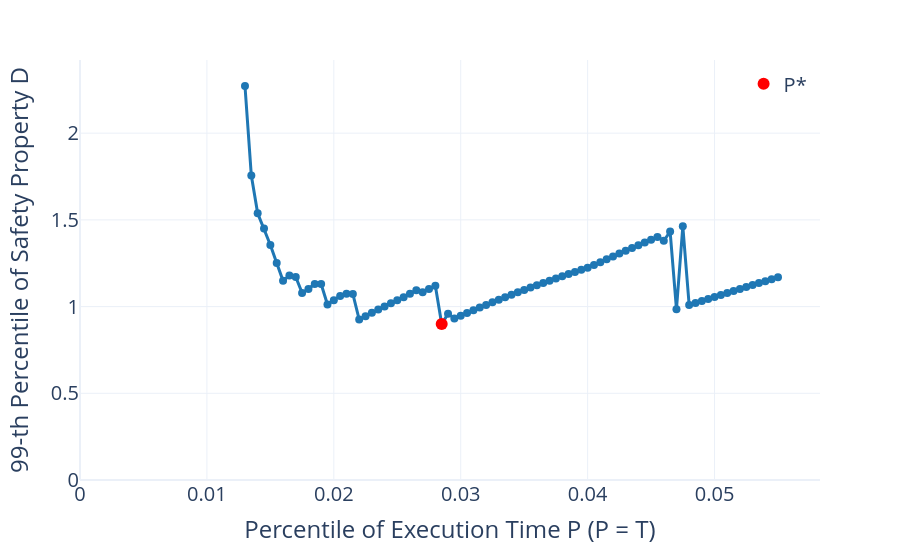

This figure's notebook cell:
### Code cell
fig_fs = plot_job_id(F1T_synt)
# .update_layout(title="F1/10 Car")
# .update_layout(title="F1/10 Car Deviation w/ Synthetic (Pareto) Execution Time Distribution")
fig_fs

### Figure 1 — Plotly figure (JSON) as saved in the notebook; plotly's stock layout.template omitted (floating-point values rounded to 4 significant figures; data arrays with more than 128 entries replaced by an {"elided": "..."} marker saying what was removed)
{"data": [{"customdata": {"elided": "85x2 float values"}, "hovertemplate": "period=%{x}<br>p99=%{y}<br>hit_chance=%{customdata[0]}<br>utilization=%{customdata[1]}<extra></extra>", "legendgroup": "", "line": {"color": "#1f77b4", "dash": "solid", "width": 3}, "marker": {"size": 8, "symbol": "circle"}, "mode": "lines+markers", "name": "", "orientation": "v", "showlegend": false, "type": "scatter", "x": [0.013, 0.0135, 0.014, 0.0145, 0.015, 0.0155, 0.016, 0.0165, 0.017, 0.0175, 0.018, 0.0185, 0.019, 0.0195, 0.02, 0.0205, 0.021, 0.0215, 0.022, 0.0225, 0.023, 0.0235, 0.024, 0.0245, 0.025, 0.0255, 0.026, 0.0265, 0.027, 0.0275, 0.028, 0.0285, 0.029, 0.0295, 0.03, 0.0305, 0.031, 0.0315, 0.032, 0.0325, 0.033, 0.0335, 0.034, 0.0345, 0.035, 0.0355, 0.036, 0.0365, 0.037, 0.0375, 0.038, 0.0385, 0.039, 0.0395, 0.04, 0.0405, 0.041, 0.0415, 0.042, 0.0425, 0.043, 0.0435, 0.044, 0.0445, 0.045, 0.0455, 0.046, 0.0465, 0.047, 0.0475, 0.048, 0.0485, 0.049, 0.0495, 0.05, 0.0505, 0.051, 0.0515, 0.052, 0.0525, 0.053, 0.0535, 0.054, 0.0545, 0.055], "xaxis": "x", "y": [2.272, 1.756, 1.538, 1.45, 1.355, 1.251, 1.148, 1.18, 1.171, 1.079, 1.101, 1.131, 1.13, 1.012, 1.037, 1.062, 1.074, 1.073, 0.925, 0.9447, 0.964, 0.9828, 1.001, 1.019, 1.037, 1.054, 1.074, 1.095, 1.083, 1.102, 1.12, 0.899, 0.9594, 0.9315, 0.9475, 0.9633, 0.9788, 0.9942, 1.009, 1.024, 1.039, 1.054, 1.068, 1.082, 1.096, 1.11, 1.123, 1.137, 1.15, 1.162, 1.175, 1.188, 1.2, 1.212, 1.224, 1.24, 1.256, 1.273, 1.289, 1.305, 1.322, 1.338, 1.354, 1.37, 1.386, 1.401, 1.379, 1.432, 0.9852, 1.463, 1.009, 1.021, 1.032, 1.044, 1.056, 1.067, 1.079, 1.09, 1.102, 1.113, 1.124, 1.135, 1.147, 1.158, 1.169], "yaxis": "y"}, {"marker": {"color": "red", "size": 12, "symbol": "circle"}, "mode": "markers", "name": "P*", "type": "scatter", "x": [0.0285], "y": [0.899]}], "layout": {"font": {"size": 20}, "legend": {"bgcolor": "rgba(255, 255, 255, 0.5)", "tracegroupgap": 0, "x": 0.99, "xanchor": "right", "y": 0.99, "yanchor": "top"}, "margin": {"t": 60}, "xaxis": {"anchor": "y", "domain": [0, 1], "rangemode": "tozero", "title": {"text": "Percentile of Execution Time P (P = T)"}}, "yaxis": {"anchor": "x", "domain": [0, 1], "rangemode": "tozero", "title": {"text": "99-th Percentile of Safety Property D"}}}}
